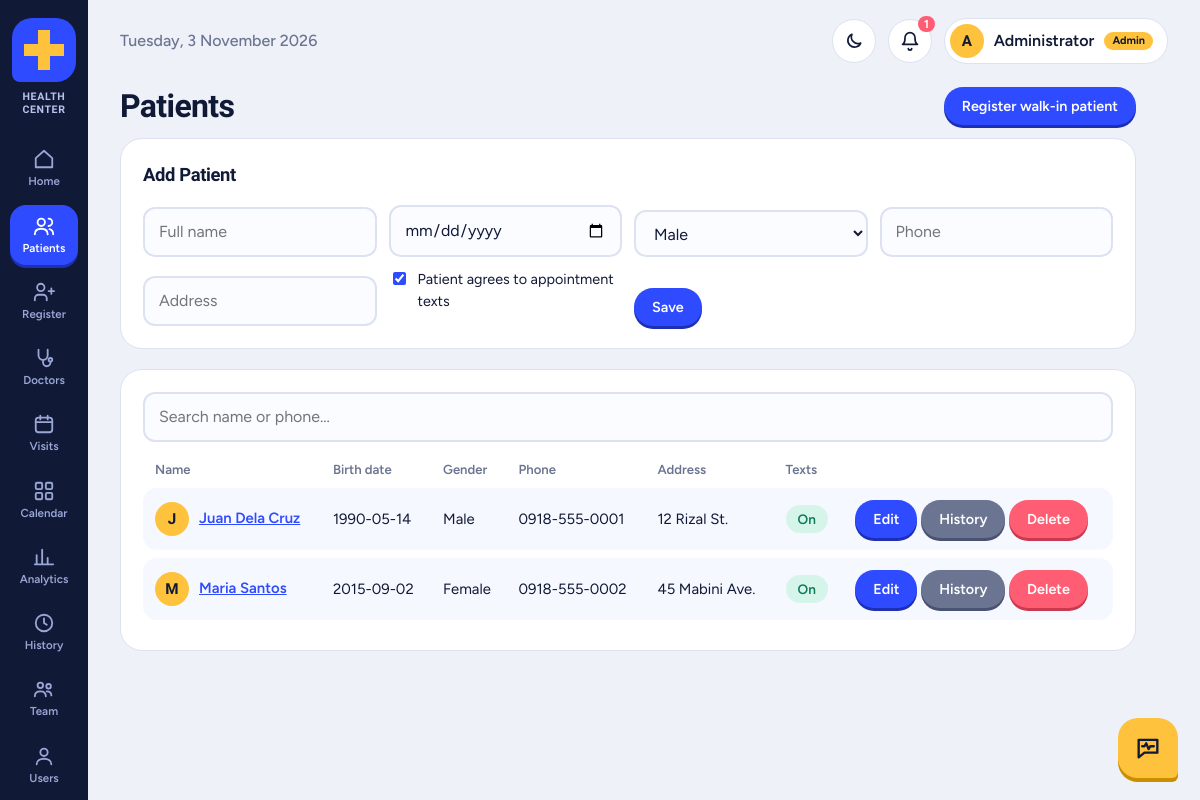
Screenshot of /patients.php (signed in) with the database file from the repository.
### tables this page shows
CREATE TABLE IF NOT EXISTS users (
  user_id INT AUTO_INCREMENT PRIMARY KEY,
  username VARCHAR(50) NOT NULL UNIQUE,
  password VARCHAR(255) NOT NULL,
  full_name VARCHAR(100) NOT NULL,
  agreed_at DATETIME NULL,
  profile_photo VARCHAR(255) NULL,
  cover_photo VARCHAR(255) NULL,
  role ENUM('admin','staff','doctor','patient') NOT NULL DEFAULT 'staff',
  doctor_id INT NULL,
  patient_id INT NULL,
  must_change_password TINYINT(1) NOT NULL DEFAULT 0
);

CREATE TABLE IF NOT EXISTS patients (
  patient_id INT AUTO_INCREMENT PRIMARY KEY,
  full_name VARCHAR(100) NOT NULL,
  birth_date DATE NOT NULL,
  gender ENUM('Male','Female','Other') NOT NULL,
  phone VARCHAR(20),
  address VARCHAR(255),
  sms_optin TINYINT(1) NOT NULL DEFAULT 1
);

### patients.php (the view, shortened to what this page needs)
<?php require_once 'db.php'; require_role(['admin', 'staff']); include 'header.php';
$hasOpt = (bool)$pdo->query("SHOW COLUMNS FROM patients LIKE 'sms_optin'")->fetch();
$edit = null;
$q = trim($_GET['q'] ?? '');
$s = $pdo->prepare('SELECT * FROM patients WHERE full_name LIKE ? OR phone LIKE ? ORDER BY full_name');
$s->execute(["%$q%", "%$q%"]); $rows = $s->fetchAll();
?>
<div class="pagehead"><h2>Patients</h2><a class="btn" href="register_patient.php">Register walk-in patient</a></div>
<div class="card"><h3><?= $edit ? 'Edit' : 'Add' ?> Patient</h3>
<form method="post" class="grid">
  <input name="full_name" placeholder="Full name" value="<?= h($edit['full_name'] ?? '') ?>" required>
  <input type="date" name="birth_date" value="<?= h($edit['birth_date'] ?? '') ?>" required>
  <select name="gender"><?php foreach (['Male', 'Female', 'Other'] as $g): ?>
    <option <?= ($edit['gender'] ?? '') === $g ? 'selected' : '' ?>><?= $g ?></option><?php endforeach; ?></select>
  <input name="phone" placeholder="Phone" value="<?= h($edit['phone'] ?? '') ?>">
  <input name="address" placeholder="Address" value="<?= h($edit['address'] ?? '') ?>">
  <?php if ($hasOpt): ?><label class="agree"><input type="checkbox" name="sms_optin" value="1" <?= ($edit['sms_optin'] ?? 1) ? 'checked' : '' ?>> <span>Patient agrees to appointment texts</span></label><?php endif; ?>
  <div><button>Save</button> <?php if ($edit): ?><a class="btn gray" href="patients.php">Cancel</a><?php endif; ?></div>
</form></div>
<div class="card">
<form method="get" style="margin-bottom:10px"><input name="q" placeholder="Search name or phone…" value="<?= h($q) ?>"></form>
<table><tr><th>Name</th><th>Birth date</th><th>Gender</th><th>Phone</th><th>Address</th><?php if ($hasOpt): ?><th>Texts</th><?php endif; ?><th></th></tr>
<?php foreach ($rows as $r): ?>
<tr><td><span class="av"><?= h(mb_substr($r['full_name'], 0, 1)) ?></span><a href="patient.php?id=<?= $r['patient_id'] ?>"><?= h($r['full_name']) ?></a></td><td><?= h($r['birth_date']) ?></td><td><?= h($r['gender']) ?></td><td><?= h($r['phone']) ?></td><td><?= h($r['address']) ?></td>
<?php if ($hasOpt): ?><td><span class="pill <?= $r['sms_optin'] ? 's-completed' : 's-other' ?>"><?= $r['sms_optin'] ? 'On' : 'Off' ?></span></td><?php endif; ?>
<td><a class="btn" href="?edit=<?= $r['patient_id'] ?>">Edit</a> <?php if (role() === 'admin'): ?><a class="btn gray" href="history.php?table=patients&id=<?= $r['patient_id'] ?>">History</a><?php endif; ?>
<?php if (role() === 'admin'): ?><form method="post" style="display:inline" onsubmit="return confirm('Delete this patient and their appointments?')">
<button class="red" name="delete" value="<?= $r['patient_id'] ?>">Delete</button></form><?php endif; ?></td></tr>
<?php endforeach; ?></table></div>
<?php include 'footer.php'; ?>

### header.php (shortened to what this page needs)
<?php require_once 'db.php'; require_login();
$page = basename($_SERVER['SCRIPT_NAME']);
$meSt = $pdo->prepare('SELECT * FROM users WHERE user_id=?'); $meSt->execute([$_SESSION['uid']]); $me = $meSt->fetch();
$soon = 0;
try { $soon = (int)$pdo->query("SELECT COUNT(*) FROM appointments WHERE status='Scheduled' AND TIMESTAMP(appt_date,appt_time) BETWEEN NOW() AND NOW() + INTERVAL 24 HOUR")->fetchColumn(); } catch (PDOException $e) {}
function nav($file, $label, $icon) {
    global $page;
    echo '<a href="'.$file.'" class="'.($page === $file ? 'on' : '').'"><svg viewBox="0 0 24 24" fill="none" stroke="currentColor" stroke-width="2" stroke-linecap="round" stroke-linejoin="round">'.$icon.'</svg>'.$label.'</a>';
}
?>
<!DOCTYPE html>
<html lang="en"><head>
<link rel="stylesheet" href="style.css"><script src="theme.js"></script><link rel="icon" type="image/svg+xml" href="logo.svg">
</head><body>
<nav class="rail">
  <a class="logo" href="<?= h(home_for(role())) ?>" aria-label="<?= h(CLINIC_NAME) ?> home"><?= logo_html(64) ?><span class="logo-name"><?= h(CLINIC_NAME) ?></span></a>
  <?php
  $r = role(); $staff = in_array($r, ['admin', 'staff'], true);
  nav(home_for($r),'Home','<path d="M3 11l9-8 9 8v10H3z"/>');
  if ($staff) nav('patients.php','Patients','<circle cx="9" cy="8" r="4"/><path d="M2 21c0-4 3-6 7-6s7 2 7 6M17 4a4 4 0 010 8M22 21c0-3-2-5-4-5.5"/>');
  if ($staff) nav('register_patient.php','Register','<path d="M15 21v-2a4 4 0 00-4-4H6a4 4 0 00-4 4v2M8.5 11a4 4 0 100-8 4 4 0 000 8zM20 8v6M23 11h-6"/>');
  if ($staff) nav('doctors.php','Doctors','<path d="M6 3v6a5 5 0 0010 0V3M11 14v3a4 4 0 008 0v-1"/><circle cx="19" cy="14" r="2"/>');
  if ($staff || $r === 'doctor') nav('appointments.php','Visits','<rect x="3" y="5" width="18" height="16" rx="3"/><path d="M3 10h18M8 3v4M16 3v4"/>');
  if ($staff || $r === 'doctor') nav('calendar.php','Calendar','<rect x="3" y="3" width="7" height="7" rx="1.5"/><rect x="14" y="3" width="7" height="7" rx="1.5"/><rect x="3" y="14" width="7" height="7" rx="1.5"/><rect x="14" y="14" width="7" height="7" rx="1.5"/>');
  if ($staff) nav('analytics.php','Analytics','<path d="M4 20V10M10 20V4M16 20v-7M22 20H2"/>');
  if ($r === 'admin') nav('history.php','History','<circle cx="12" cy="12" r="9"/><path d="M12 7v5l3 2"/>');
  if ($staff) nav('team.php','Team','<circle cx="8" cy="8" r="3"/><circle cx="17" cy="9" r="2.5"/><path d="M2 20c0-3.5 2.5-5.5 6-5.5s6 2 6 5.5M15 14.5c3 0 5 1.5 5 4.5"/>');
  if ($r === 'admin') nav('users.php','Users','<circle cx="12" cy="8" r="4"/><path d="M4 21c0-4 4-6 8-6s8 2 8 6"/>');
  ?>
</nav>
<div class="wrap">
<div class="top">
  <span class="date"><?= date('l, j F Y') ?></span>
  <div class="topr">
    <button class="bell" id="themeBtn" type="button" aria-label="Switch theme"></button>
    <?php if ($staff): ?><a class="bell" href="notifications.php" title="Alerts and text messages"><svg viewBox="0 0 24 24" fill="none" stroke="currentColor" stroke-width="2" stroke-linecap="round" stroke-linejoin="round"><path d="M6 8a6 6 0 0112 0c0 7 3 8 3 8H3s3-1 3-8M10 21a2 2 0 004 0"/></svg><?php if ($soon): ?><i><?= $soon ?></i><?php endif; ?></a><?php endif; ?>
    <a class="chip" href="profile.php" title="Edit my profile"><?= avatar_html($me) ?><?= h($me['full_name']) ?> <small class="rolepill"><?= h(role_label(role())) ?></small></a>
  </div>
</div>
<main>

### db.php (shortened to what this page needs)
<?php
function h($s) { return htmlspecialchars((string)$s, ENT_QUOTES, 'UTF-8'); }
function logo_html($size = 48) {
    $s = (int)$size;
    return '<svg class="lg" width="' . $s . '" height="' . $s . '" viewBox="0 0 64 64" role="img" aria-label="Health Center logo">'
        . '<circle class="lg-ring" cx="32" cy="32" r="30"/>'
        . '<path class="lg-tile" d="M20 0H44a20 20 0 0 1 20 20V44a20 20 0 0 1-20 20H8a8 8 0 0 1-8-8V20A20 20 0 0 1 20 0z"/>'
        . '<path class="lg-cross" d="M26 12h12v14h14v12H38v14H26V38H12V26h14z"/>'
        . '<path class="lg-line" pathLength="100" d="M5 34H21L27 21L35 47L40 30L43 34H59"/></svg>';
}
function role() { return $_SESSION['role'] ?? 'admin'; }
function role_label($r) { return ['admin' => 'Admin', 'staff' => 'Staff', 'doctor' => 'Doctor', 'patient' => 'Patient'][$r] ?? 'Staff'; }
function home_for($r) { return ['patient' => 'portal.php', 'doctor' => 'doctor.php'][$r] ?? 'index.php'; }
function avatar_html($u, $cls = '') {
    $c = 'av' . ($cls ? " $cls" : '');
    return '<span class="' . $c . '">' . h(mb_strtoupper(mb_substr($u['full_name'], 0, 1))) . '</span>';
}

### rows the page displays
users: full_name "A", full_name "Administrator"
patients: full_name "J", full_name "Juan Dela Cruz", birth_date "1990-05-14", gender "Male", phone "0918-555-0001", address "12 Rizal St.", sms_optin "On", $r['patient_id'] 1 (drawn)
patients: full_name "M", full_name "Maria Santos", birth_date "2015-09-02", gender "Female", phone "0918-555-0002", address "45 Mabini Ave.", sms_optin "On", $r['patient_id'] 2 (drawn)

### other values shown
CLINIC_NAME "HEALTH CENTER"
$label "Home Patients Register Doctors Visits Calendar Analytics History Team Users"
$soon "1"
role_label(role()) "Admin"
form field gender "Male"
